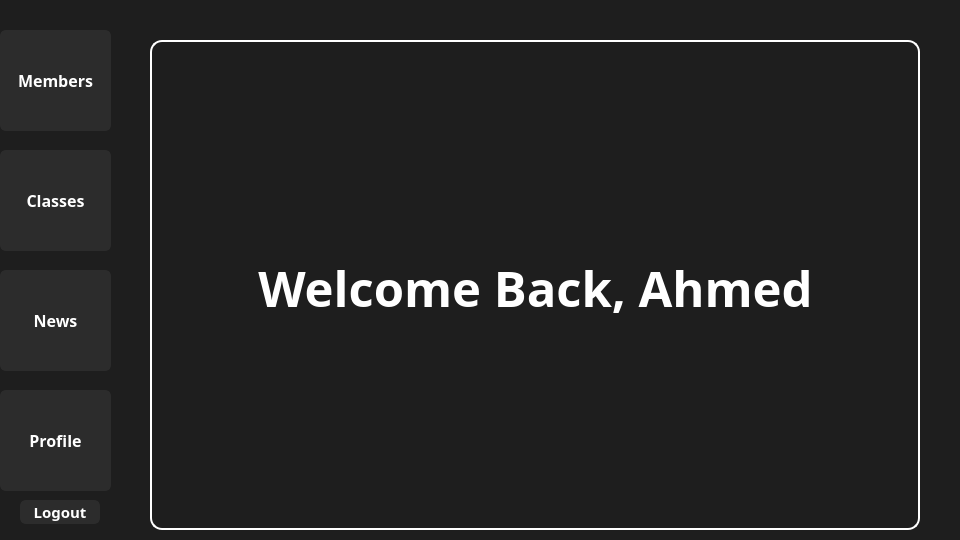
<?xml version="1.0" encoding="UTF-8"?>
<ui version="4.0">
 <class>Receptionist_homepageClass</class>
 <widget class="QWidget" name="Receptionist_homepageClass">
  <property name="geometry">
   <rect>
    <x>0</x>
    <y>0</y>
    <width>960</width>
    <height>540</height>
   </rect>
  </property>
  <property name="windowTitle">
   <string>Form</string>
  </property>
  <widget class="QStackedWidget" name="Pages">
   <property name="geometry">
    <rect>
     <x>150</x>
     <y>40</y>
     <width>770</width>
     <height>490</height>
    </rect>
   </property>
   <property name="styleSheet">
    <string notr="true">QStackedWidget#Pages{
border: 2px solid white;
border-radius: 12px;
}</string>
   </property>
   <widget class="QWidget" name="page">
    <property name="styleSheet">
     <string notr="true">background-color: transparent;</string>
    </property>
    <widget class="QLabel" name="welcome">
     <property name="geometry">
      <rect>
       <x>8</x>
       <y>15</y>
       <width>751</width>
       <height>461</height>
      </rect>
     </property>
     <property name="font">
      <font>
       <family>Futura</family>
       <pointsize>37</pointsize>
       <bold>true</bold>
      </font>
     </property>
     <property name="styleSheet">
      <string notr="true">color: white;
background-color: transparent;
</string>
     </property>
     <property name="text">
      <string>Welcome Back, Ahmed</string>
     </property>
     <property name="alignment">
      <set>Qt::AlignmentFlag::AlignCenter</set>
     </property>
    </widget>
    <widget class="QLabel" name="logo">
     <property name="geometry">
      <rect>
       <x>300</x>
       <y>60</y>
       <width>131</width>
       <height>31</height>
      </rect>
     </property>
     <property name="text">
      <string/>
     </property>
     <property name="pixmap">
      <pixmap>assets/XFitLogo.png</pixmap>
     </property>
     <property name="scaledContents">
      <bool>true</bool>
     </property>
    </widget>
   </widget>
  </widget>
  <widget class="QLabel" name="Background">
   <property name="geometry">
    <rect>
     <x>0</x>
     <y>0</y>
     <width>960</width>
     <height>540</height>
    </rect>
   </property>
   <property name="styleSheet">
    <string notr="true">background-color:#1e1e1e;</string>
   </property>
   <property name="text">
    <string/>
   </property>
  </widget>
  <widget class="QWidget" name="Panel" native="true">
   <property name="geometry">
    <rect>
     <x>-40</x>
     <y>20</y>
     <width>161</width>
     <height>511</height>
    </rect>
   </property>
   <property name="styleSheet">
    <string notr="true">QWidget#widget{
    border-radius: 14px;
    border: 2px solid white ;
}</string>
   </property>
   <widget class="QPushButton" name="Members">
    <property name="geometry">
     <rect>
      <x>40</x>
      <y>10</y>
      <width>111</width>
      <height>101</height>
     </rect>
    </property>
    <property name="font">
     <font>
      <family>Futura</family>
      <pointsize>12</pointsize>
      <bold>true</bold>
     </font>
    </property>
    <property name="styleSheet">
     <string notr="true">QPushButton {
    background-color: #2c2c2c;      /* Dark default */
    color: white;
    border: 2px solid #2c2c2c;
    border-radius: 6px;
}

QPushButton:hover {
    background-color: #8B50FF ;      /* Blue on hover */
    border: 2px solid #8B50FF ;
    color: white;
}

QPushButton:pressed {
    background-color: #6F3FCC; /* Darker shade of #3498db */
}</string>
    </property>
    <property name="text">
     <string>Members</string>
    </property>
   </widget>
   <widget class="QPushButton" name="Classes">
    <property name="geometry">
     <rect>
      <x>40</x>
      <y>130</y>
      <width>111</width>
      <height>101</height>
     </rect>
    </property>
    <property name="font">
     <font>
      <family>Futura</family>
      <pointsize>12</pointsize>
      <bold>true</bold>
     </font>
    </property>
    <property name="styleSheet">
     <string notr="true">QPushButton {
    background-color: #2c2c2c;      /* Dark default */
    color: white;
    border: 2px solid #2c2c2c;
    border-radius: 6px;
}

QPushButton:hover {
    background-color: #8B50FF ;      /* Blue on hover */
    border: 2px solid #8B50FF ;
    color: white;
}

QPushButton:pressed {
    background-color: #6F3FCC; /* Darker shade of #3498db */
}</string>
    </property>
    <property name="text">
     <string>Classes</string>
    </property>
   </widget>
   <widget class="QPushButton" name="Profile">
    <property name="geometry">
     <rect>
      <x>40</x>
      <y>370</y>
      <width>111</width>
      <height>101</height>
     </rect>
    </property>
    <property name="font">
     <font>
      <family>Futura</family>
      <pointsize>12</pointsize>
      <bold>true</bold>
     </font>
    </property>
    <property name="styleSheet">
     <string notr="true">QPushButton {
    background-color: #2c2c2c;      /* Dark default */
    color: white;
    border: 2px solid #2c2c2c;
    border-radius: 6px;
}

QPushButton:hover {
    background-color: #8B50FF ;      /* Blue on hover */
    border: 2px solid #8B50FF ;
    color: white;
}

QPushButton:pressed {
    background-color: #6F3FCC; /* Darker shade of #3498db */
}</string>
    </property>
    <property name="text">
     <string>Profile</string>
    </property>
   </widget>
   <widget class="QPushButton" name="Logout">
    <property name="geometry">
     <rect>
      <x>60</x>
      <y>480</y>
      <width>80</width>
      <height>24</height>
     </rect>
    </property>
    <property name="font">
     <font>
      <family>Futura</family>
      <pointsize>11</pointsize>
      <bold>true</bold>
     </font>
    </property>
    <property name="styleSheet">
     <string notr="true">QPushButton {
    background-color: #2c2c2c;      /* Dark default */
    color: white;
    border: 2px solid #2c2c2c;
    border-radius: 6px;
}

QPushButton:hover {
    background-color: #FF0000;      /* Blue on hover */
    border: 2px solid #FF0000;
    color: white;
}

QPushButton:pressed {
    background-color: #c0392b; /* Darker red */
}</string>
    </property>
    <property name="text">
     <string>Logout</string>
    </property>
   </widget>
   <widget class="QPushButton" name="News">
    <property name="geometry">
     <rect>
      <x>40</x>
      <y>250</y>
      <width>111</width>
      <height>101</height>
     </rect>
    </property>
    <property name="font">
     <font>
      <family>Futura</family>
      <pointsize>12</pointsize>
      <bold>true</bold>
     </font>
    </property>
    <property name="styleSheet">
     <string notr="true">QPushButton {
    background-color: #2c2c2c;      /* Dark default */
    color: white;
    border: 2px solid #2c2c2c;
    border-radius: 6px;
}

QPushButton:hover {
    background-color: #8B50FF ;      /* Blue on hover */
    border: 2px solid #8B50FF ;
    color: white;
}

QPushButton:pressed {
    background-color: #6F3FCC; /* Darker shade of #3498db */
}</string>
    </property>
    <property name="text">
     <string>News</string>
    </property>
   </widget>
  </widget>
  <widget class="QLabel" name="Date_time">
   <property name="geometry">
    <rect>
     <x>690</x>
     <y>20</y>
     <width>231</width>
     <height>16</height>
    </rect>
   </property>
   <property name="font">
    <font>
     <family>Futura</family>
     <pointsize>13</pointsize>
     <bold>true</bold>
    </font>
   </property>
   <property name="styleSheet">
    <string notr="true">color:white;</string>
   </property>
   <property name="text">
    <string/>
   </property>
   <property name="alignment">
    <set>Qt::AlignmentFlag::AlignCenter</set>
   </property>
  </widget>
  <zorder>Background</zorder>
  <zorder>Panel</zorder>
  <zorder>Pages</zorder>
  <zorder>Date_time</zorder>
 </widget>
 <resources/>
 <connections/>
</ui>
